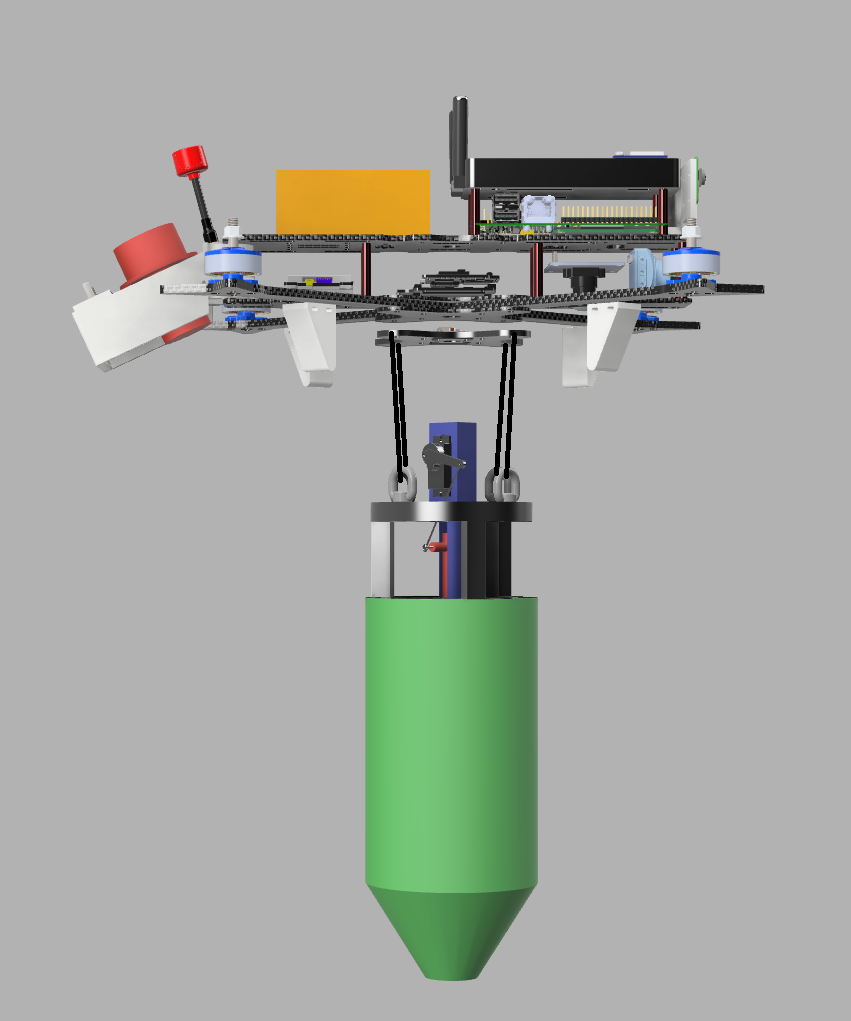
#> input picture Configuration 3D Model/OWL.png, 851 x 1021 px, given in place of the camera
$ python shapeDetection.py
#> lines starting #> are read from the running program, lines starting #| are printed output that depends on the picture; after the words box and inside, x2 and y2 are one past the last pixel; in counts of white or black regions, pixels touching at a corner belong together
import cv2
import numpy as np
def nothing(x):
    # any operation
    pass
cap = cv2.VideoCapture(0,cv2.CAP_DSHOW)
cv2.namedWindow("Trackbars")

cv2.createTrackbar("min - H", "Trackbars", 0, 180, nothing)
cv2.createTrackbar("min - S", "Trackbars", 68, 255, nothing)
cv2.createTrackbar("min - V", "Trackbars", 154, 255, nothing)
cv2.createTrackbar("max - H", "Trackbars", 180, 180, nothing)
cv2.createTrackbar("max - S", "Trackbars", 255, 255, nothing)
cv2.createTrackbar("max - V", "Trackbars", 243, 255, nothing)

font = cv2.FONT_HERSHEY_COMPLEX
if cap.isOpened():
    ret,frame = cap.read()
#> frame is the input picture: shape (1021, 851, 3); mean B, G, R 163.4, 169.2, 165.6
else:
    ret = False
while ret :
    ret, frame = cap.read()
    frame_width, frame_height = (480,480)
    frame = cv2.resize(frame,(frame_width, frame_height))
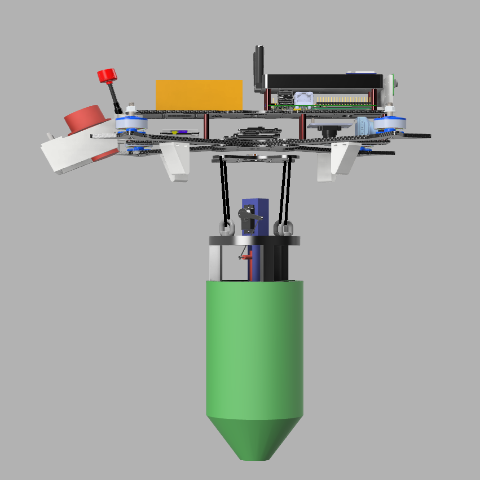
#> frame: shape (480, 480, 3); mean B, G, R 163.4, 169.2, 165.6
    hsv = cv2.cvtColor(frame , cv2.COLOR_BGR2HSV)
#> hsv: shape (480, 480, 3); mean H, S, V 7.1, 12.7, 171.2
    l_h = cv2.getTrackbarPos("min - H", "Trackbars")
    l_s = cv2.getTrackbarPos("min - S", "Trackbars")
    l_v = cv2.getTrackbarPos("min - V", "Trackbars")
    u_h = cv2.getTrackbarPos("max - H", "Trackbars")
    u_s = cv2.getTrackbarPos("max - S", "Trackbars")
    u_v = cv2.getTrackbarPos("max - V", "Trackbars")

    lower_red = np.array([l_h, l_s, l_v])
    upper_red = np.array([u_h, u_s, u_v])
    mask = cv2.inRange(hsv, lower_red, upper_red)
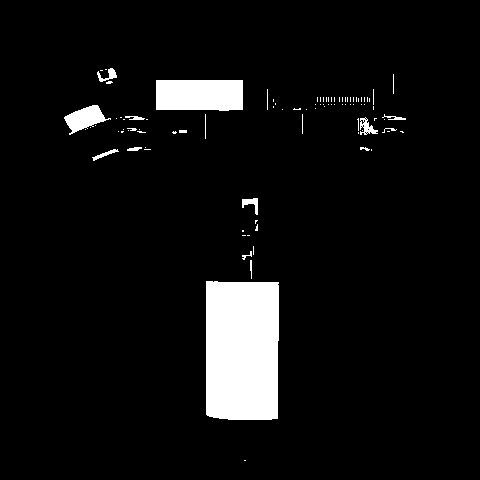
#> mask: shape (480, 480); 6.3% white; 95 white regions (75 under 20 px), largest, box (x1, y1, x2, y2) and area: (206, 281, 279, 420) 9953, (156, 80, 243, 111) 2620, (64, 105, 111, 135) 696
    kernel = np.ones((5, 5), np.uint8)
    mask = cv2.erode(mask, kernel)
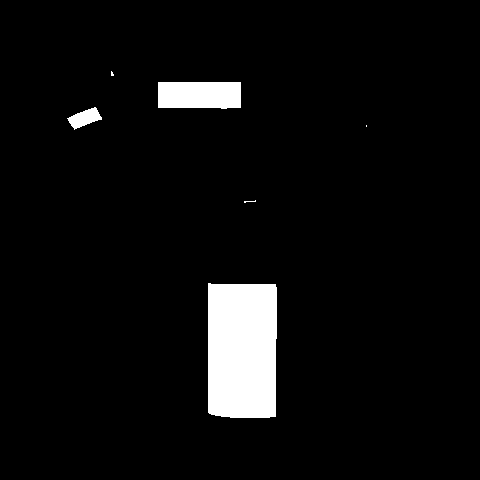
#> mask: shape (480, 480); 5.1% white; 6 white regions (3 under 20 px)

    contours, hierarchy = cv2.findContours(mask, cv2.RETR_TREE, cv2.CHAIN_APPROX_SIMPLE)
#> contours = 6 contours, 3 with area under 20; largest, box (x1, y1, x2, y2) and area: (208, 283, 277, 418) 8916, (158, 82, 241, 109) 2056, (67, 107, 102, 130) 380
    for cnt in contours:
        area = cv2.contourArea(cnt)
        approx = cv2.approxPolyDP(cnt, 0.01*cv2.arcLength(cnt, True), True)
        x= approx.ravel()[0]
        y= approx.ravel()[1]

        if area > 400:
            cv2.drawContours(frame, [approx], 0, (0, 0, 0), 5)
            if len(approx) == 3:
                cv2.putText(frame, "Triangle", (x,y), font, 1, (0, 0, 0))
            elif len(approx) == 4:
                cv2.putText(frame, "Rectangle", (x,y), font, 1, (0, 0, 0))
            elif 10 < len(approx) < 20:
                cv2.putText(frame, "Circle", (x,y), font, 1, (0, 0, 0))
#> this loop made 6 passes
#> (area, approx, x, y) on passes 1, 5: (8916.5, [[208, 283], [208, 412], [275, 416], [275, 284]], 208, 283), (2056, [[158, 82], [158, 107], [240, 107], [240, 82]], 158, 82)
#> (area, x, y) on pass 4: (380, 96, 108)
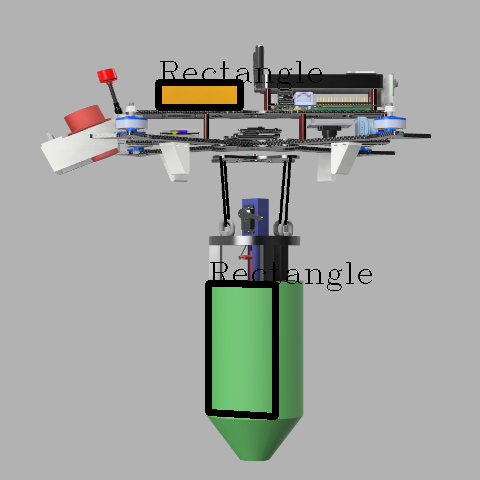
#> frame: shape (480, 480, 3); 2.33% of pixels changed, all inside (x1, y1, x2, y2) = (155, 61, 372, 420)
    cv2.imshow("Frame", frame)
    cv2.imshow("Mask", mask)
    key=cv2.waitKey(1)
#> (key Esc is pressed here)
    if key==27:
        break
cv2.destroyAllWindows()
cap.release()
